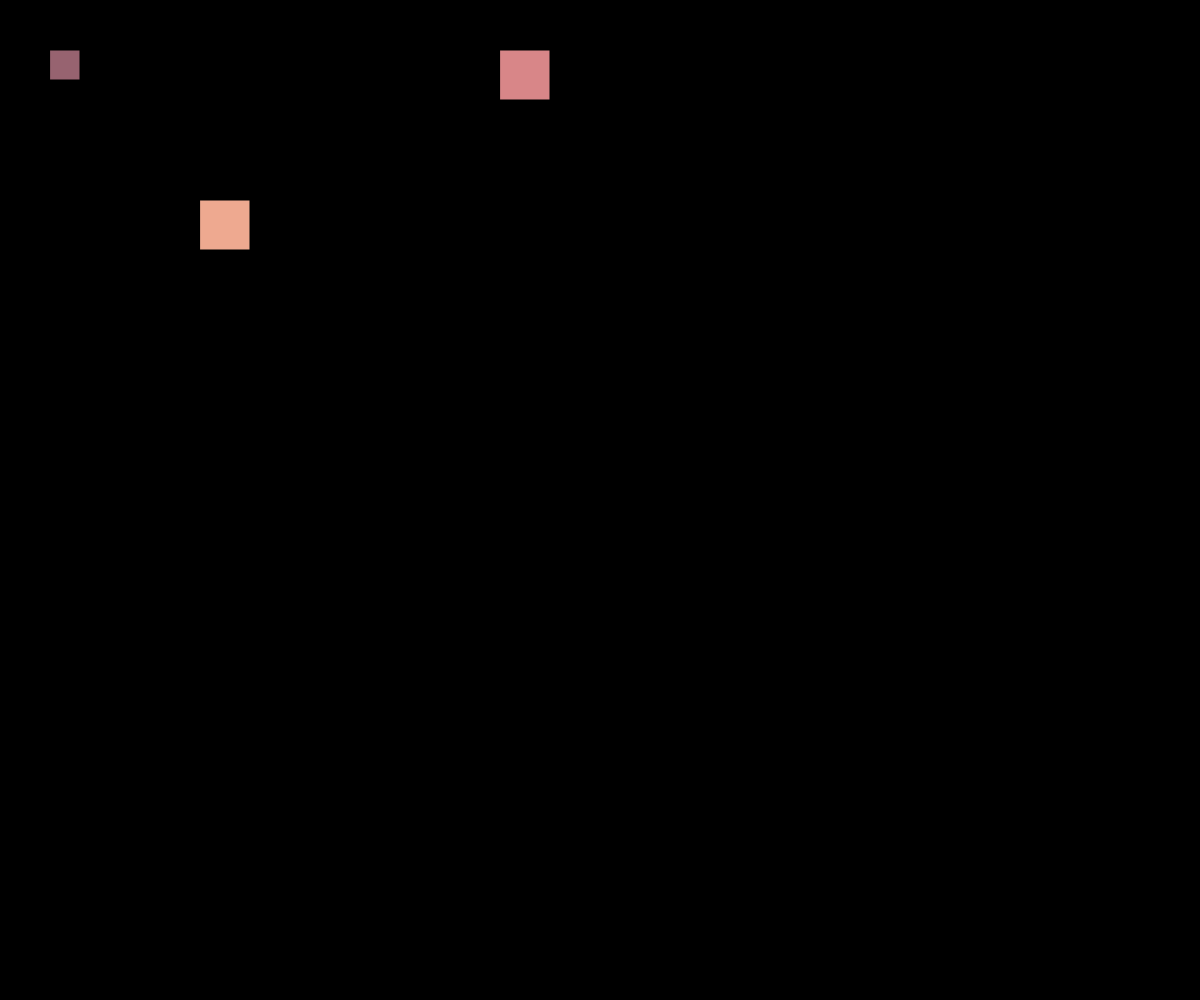
Frame 1 (no input)
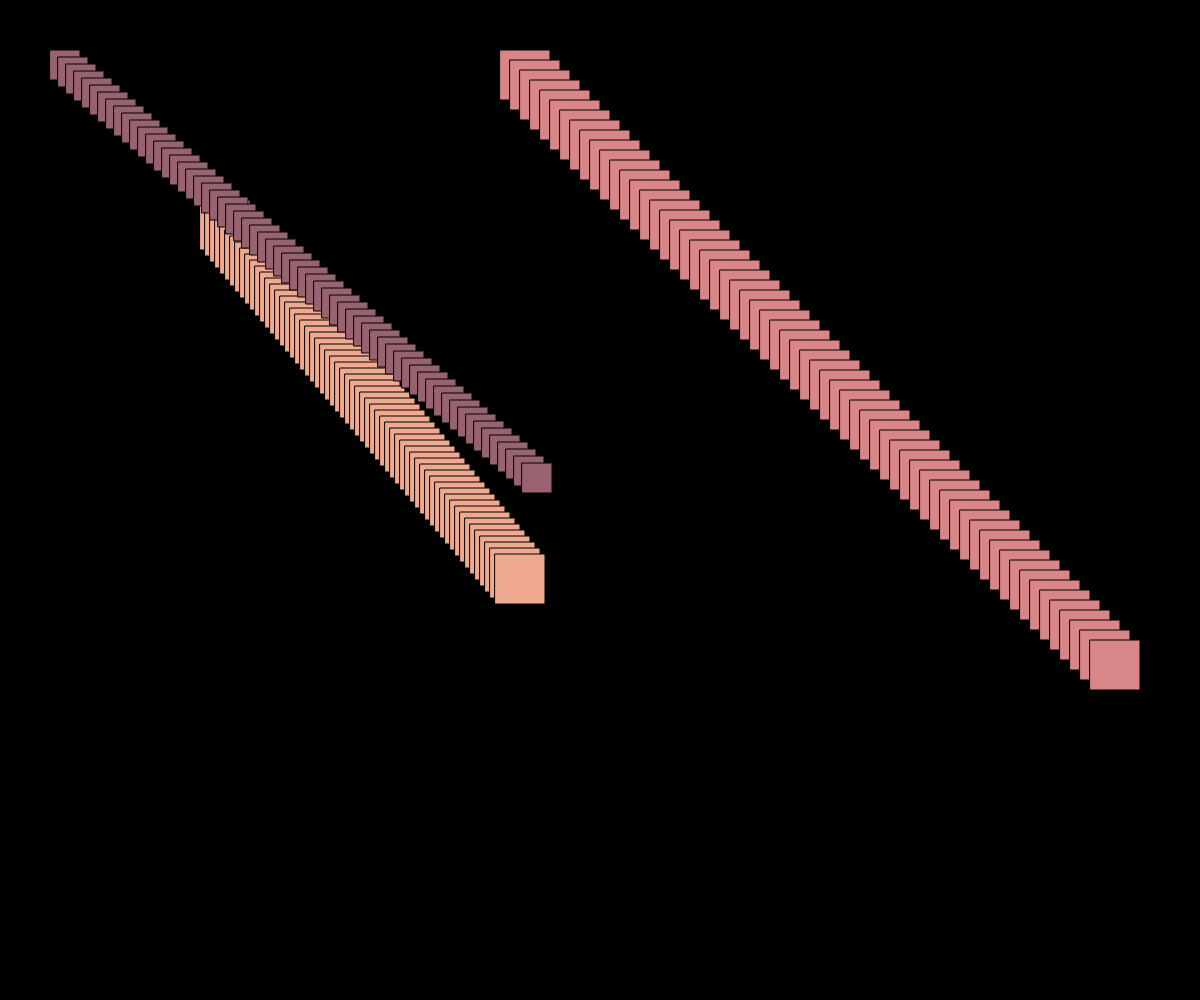
Frame 60 (no input)
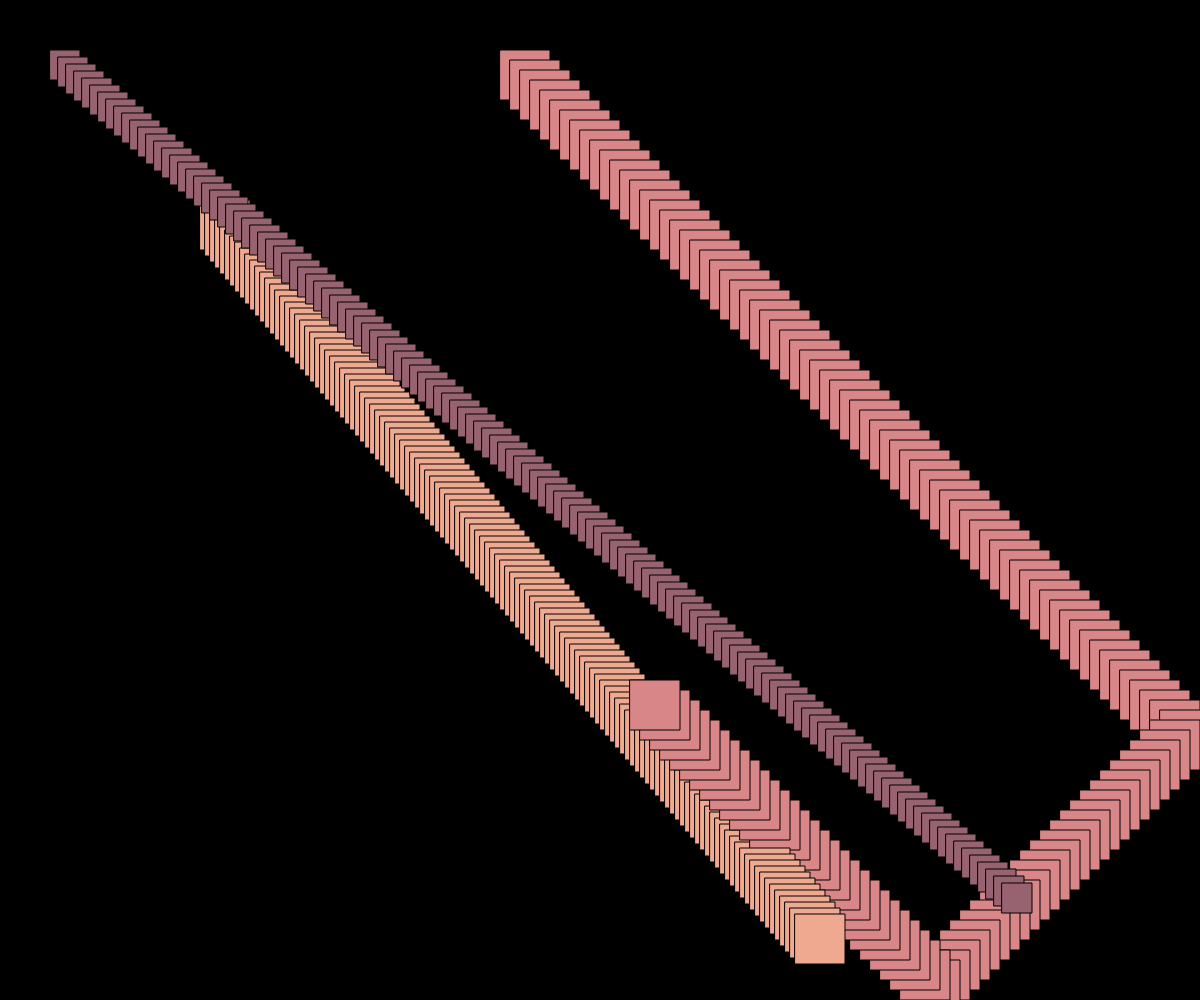
Frame 120 (the mouse pressed at the canvas centre since frame 60)

The p5.js sketch that drew these frames (run headless with seeded random() and noise() and a simulated clock; from frame 60 on, the mouse is pressed at the canvas centre):

// p5.js sketch
// ── sketch.js
blockX = 50;
blockY = 50;
blockWidth = 30;
blockHeight = 30;
blockSpeedX = 1;
blockSpeedY = 1;
keyCodeVar = 0;




function stop(){

}
  
  console.log("This is my first console log!! YIPPEEEEEEEE");

  

  class Block{
    constructor(x, y, width, height, speedX, speedY, color){
      this.x = x;
      this.y = y;
      this.width = width;
      this.height = height;
      this.speedX = speedX;
      this.speedY = speedY;
      this.color = color;
    }

    display(){
      fill (this.color);
      rect(this.x, this.y, this.width, this.height)
      

      
    }

    move(){
      this.x = this.x + this.speedX;
      if (this.x > (windowWidth - this.width) || this.x <= 0){
        this.speedX = this.speedX * -1;
      }

      this.y = this.y + this.speedY;
      if (this.y > (windowHeight - this.height) || this.y <= 0){
        this.speedY = this.speedY * -1;
      }
    }

    keyCheck(){
      if (keyCodeVar == 87){
        if(this.speedY > 0){
          this.speedY = this.speedY * -1;
        }
        keyCodeVar = 0
      }
      else if(keyCodeVar == 83){
        if(this.speedY < 0){
          this.speedY = this.speedY * -1;
        }
        keyCodeVar = 0;
      }
    }

    
  }

  let Block1 = new Block(50, 50, 30, 30, 8, 7, '#976370');
  let Block2 = new Block(200, 200, 50, 50, 5, 6, '#eea990');
  let Block3 = new Block(500, 50, 50, 50, 10, 10, '#d88688');

  function setup() {
    
    createCanvas(windowWidth, windowHeight);    

    background(0)
    
  }

  function draw() 
  {

    Block1.display();
    Block1.move();
    Block1.keyCheck();
    Block2.display();
    Block2.move();
    Block2.keyCheck();
    Block3.display();
    Block3.move();
    Block3.keyCheck();

    console.log(Block2)
  }

  function keyPressed(){

    document.addEventListener('keydown', function(event) {
      if(keyCode == 87) {
          keyCodeVar = 87;
      }
      else if(keyCode == 83) {
          keyCodeVar = 83;
      }
  });

  }
